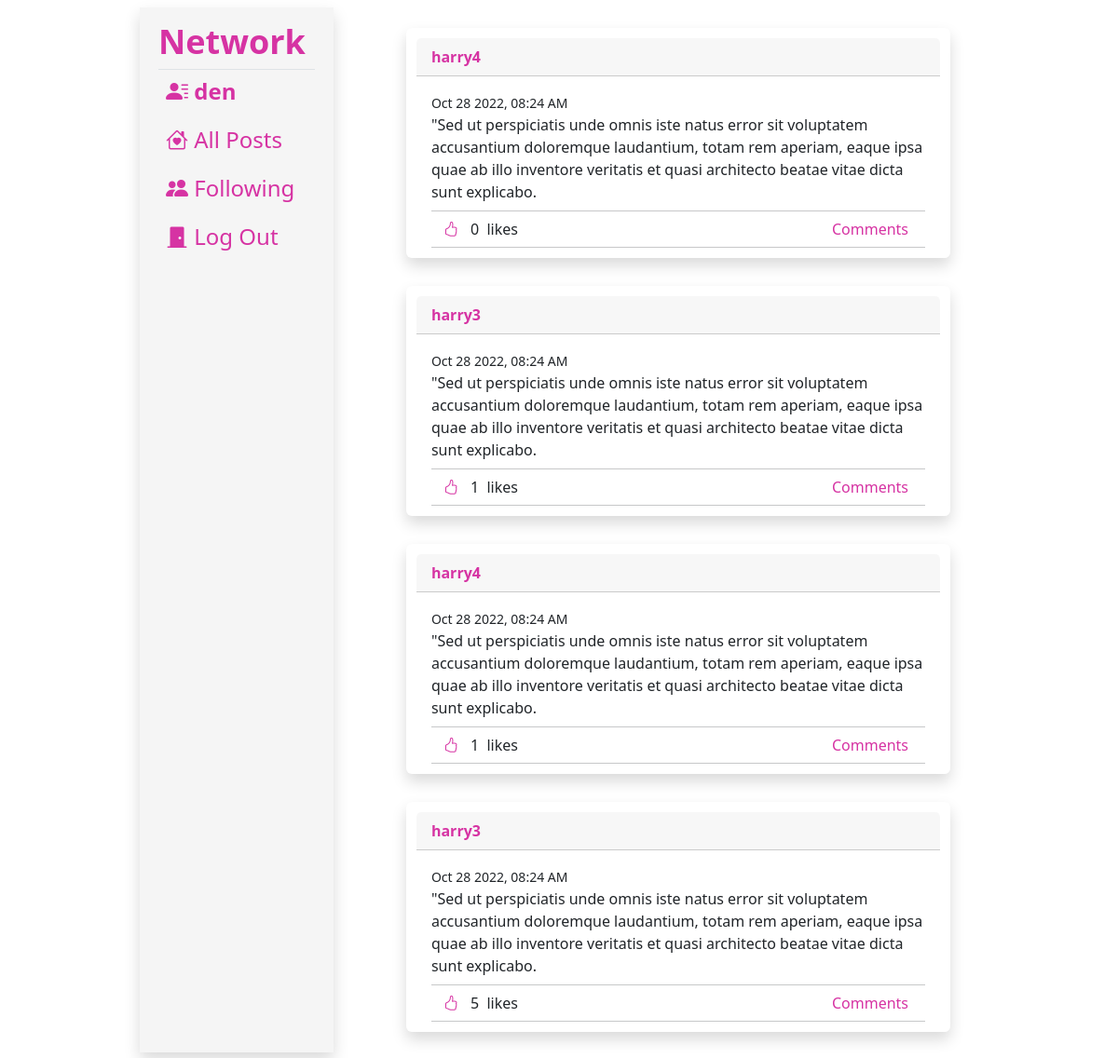
/users/following (signed in), run on the app's committed database.
### network/models.py (models this page shows)
class User(AbstractUser):
    pass

class Post(models.Model):
    sender = models.ForeignKey(User, on_delete=models.CASCADE, related_name="posts")
    timestamp = models.DateTimeField(auto_now_add=True)
    body_text = models.CharField(max_length=500)
    likes = models.ManyToManyField(User, related_name = 'liked_posts', blank=True)
    class Meta:
        ordering = ['-timestamp']
    def serialize(self):
        return {
            "id": self.id,
            "sender": self.sender.id,
            "sender_name": self.sender.username,
            "timestamp": self.timestamp.strftime("%b %d %Y, %I:%M %p"),
            "body_text": self.body_text,
            "likes": [user.id for user in self.likes.all()],
            'likes_count': self.likes.all().count(),
            'comments': [com.serialize() for com in self.post_comments.all()]
        }

### network/views.py (the view)
# urls.py: path("users/following", views.following_page, name="following_page"),
@csrf_exempt
def following_page(request):
    if request.user.is_authenticated:
        if request.method == 'GET':
            user = request.user
            my_profil = Profil.objects.get(pk=user)
            following_users = my_profil.following.all()
            posts = [Post.objects.filter(sender=following_user.id) for following_user in following_users]
            posts_not_nested = [obj for post in posts for obj in post]
            posts_not_nested.sort(key=lambda x: x.timestamp, reverse=True)
            all_posts = [item.serialize() for item in posts_not_nested]
            paginator = Paginator(all_posts, 10)
            page_number = request.GET.get('page')
            page_obj = paginator.get_page(page_number)
            return render(request, "network/following_page.html", {
                'page_obj': page_obj,
                "img": my_profil.image
            })
        else:
            return HttpResponseNotFound("Sorry only GET method is supported")
    else:
        return HttpResponseRedirect(reverse("login"))

### network/models.py (called while the page is built)
    def serialize(self):
        return {
            "id": self.id,
            "sender": self.sender.id,
            "post_id": self.post.id,
            "sender_name": self.sender.username,
            "timestamp": self.timestamp.strftime("%b %d %Y, %I:%M %p"),
            "body_text": self.body_text,
        }

### network/templates/network/following_page.html (shortened to what this page needs)
{% extends "network/layout.html" %}
{% load static %}
{% block body %}
<div class="page">
    <div id="container_posts" data-person="{{ user.id }}">
        {% for item in page_obj %}
        <div class="post_item card shadow">
            <div class="card-header">
                <div><a href="{% url 'user_detail_profil' item.sender %}">{{item.sender_name}}</a></div>
            </div>
            <div class="card-body">
                <div><small>{{item.timestamp}}</small></div>
                <div>{{item.body_text}}</div>
                <hr>
                <div class="like_comments">
                    <div class="like_btn_comment_name">
                        <div class="like_button">
                            <form id="{{item.id}}" class="form_add_like" >
                                <button id="" class="btn btn-outline-info" type="submit" data-person_id="{{item.sender}}" data-post_id="{{item.id}}"><i class="bi bi-hand-thumbs-up"></i></button>
                            </form>
                            <div id="count{{item.id}}">{{item.likes_count}}</div>
                            <div>&nbsp likes</div>
                        </div>
                        <div class="comments_name" data-post_id="{{item.id}}">
                            <button type="button" class="btn btn-outline-info">Comments</button>
                        </div>
                    </div>
                </div>
                <hr class="hr_bottom">
            </div>
        </div>
        {% endfor %}
    </div>
</div>
{% endblock %}

### network/templates/network/layout.html (shortened to what this page needs)
{% load static %}
<!DOCTYPE html>
<html lang="en">
    <head>
        <link href="https://cdn.jsdelivr.net/npm/bootstrap@5.2.2/dist/css/bootstrap.min.css" rel="stylesheet">
        <link rel="stylesheet" href="https://cdn.jsdelivr.net/npm/bootstrap-icons@1.9.1/font/bootstrap-icons.css">
        <link href="{% static 'network/styles.css' %}" rel="stylesheet">
    </head>
    <body class="d-flex justify-content-center">
        <div class="container d-flex flex-column flex-md-row ">
            <nav class="navbar navbar-expand-md navbar-light d-flex flex-md-column" >
                <div class="collapse navbar-collapse w-100 align-items-baseline shadow" id="navbarSupportedContent">
                    <ul class="navbar-nav w-90 flex-md-column text-center text-md-start">
                        <li class="nav-item">
                            <a class="navbar-brand border-bottom" href="{% url 'index' %}">Network</a>
                        </li>
                        {% if user.is_authenticated %}
                            <li class="nav-item" id="user" >
                                <a class="nav-link" href="{% url 'user_detail_profil' user.id %}" value="{{ user.id }}" aria-current="page"><strong><i class="bi bi-person-lines-fill"></i>&nbsp;{{ user.username }}</strong></a>
                            </li>
                        {% endif %}
                        <li class="nav-item">
                            <a class="nav-link" href="{% url 'index' %}" id="all_post"><i class="bi bi-house-heart"></i>&nbsp;All Posts</a>
                        </li>
                        {% if user.is_authenticated %}
                            <li class="nav-item">
                                <a class="nav-link" href="{% url 'following_page' %}" id="following_nav"><i class="bi bi-people-fill"></i>&nbsp;Following</a>
                            </li>
                            <li class="nav-item">
                                <a class="nav-link" href="{% url 'logout' %}"><i class="bi bi-door-closed-fill"></i>&nbsp;Log Out</a>
                            </li>
                        {% endif %}
                    </ul>
                </div>
            </nav>
            <main class="ps-0 ps-md-5 flex-grow-1 align-items-center justify-content-center">
                <div>
                    {% block body %}
                    {% endblock %}
                </div>
            </main>
        </div>
    </body>
</html>

### network/static/network/styles.css (style rules this page uses)
.container { max-width: 900px; margin-left: 0; margin-right: 0; padding-left: 0; padding-right: 0; }
.collapse { padding-left: 20px; padding-right: 20px; }
.navbar-expand-md .navbar-nav .nav-link, .navbar-brand { padding-right: 10px; }
.navbar-brand { font-size: 3vw; margin-right: 0; }
.nav-link { font-size: 2vw; }
#navbarSupportedContent { background-color: rgba(0, 0, 0, 0.04); margin-top: 0; padding-top: 10px; }
.navbar-brand, .nav-link { color: #D633A3; }
a { text-decoration: none; color: #D633A3; font-weight: bold; }
.card { margin: 30px; padding: 10px; border-color: transparent; }
.card-header, .like_button, .like_btn_comment_name { display: flex; align-items: center; justify-content: space-between; }
.card-body { padding-bottom: 0; }
.like_button { margin: 0; }
.like_comments { margin: 0px 5px 0px 0px; }
.btn-outline-info { --bs-btn-border-color: transparent; --bs-btn-focus-shadow-rgb: 13,202,240; --bs-btn-active-color: white; --bs-btn-active-bg: #D633A3; --bs-btn-active-border-color: #D633A3; }
hr { margin: 0.5rem 0; }
.btn-outline-info { --bs-btn-color: #D633A3; --bs-btn-hover-bg: #d633a3; --bs-btn-hover-border-color:var(--bs-btn-bg); --bs-btn-hover-color: white; }
hr { margin-bottom: 0; }
.hr_bottom { margin-top: 0; margin-bottom: 0; }
.comments_name { color: #D633A3; }

### data on the page
User: username "den"
User: sender_name "harry4" "harry4"
Post: body_text "\"Sed ut perspiciatis unde omnis iste natus error sit voluptatem accusantium doloremque laudantium, totam rem aperiam, eaque ipsa quae ab illo inventore veritatis et quasi architecto beatae vitae dicta sunt explicabo."
User: sender_name "harry3" "harry3"
Post: body_text "\"Sed ut perspiciatis unde omnis iste natus error sit voluptatem accusantium doloremque laudantium, totam rem aperiam, eaque ipsa quae ab illo inventore veritatis et quasi architecto beatae vitae dicta sunt explicabo."
Post: body_text "\"Sed ut perspiciatis unde omnis iste natus error sit voluptatem accusantium doloremque laudantium, totam rem aperiam, eaque ipsa quae ab illo inventore veritatis et quasi architecto beatae vitae dicta sunt explicabo."
Post: body_text "\"Sed ut perspiciatis unde omnis iste natus error sit voluptatem accusantium doloremque laudantium, totam rem aperiam, eaque ipsa quae ab illo inventore veritatis et quasi architecto beatae vitae dicta sunt explicabo."

### other printed values
{{ item.timestamp }} "Oct 28 2022, 08:24 AM" "Oct 28 2022, 08:24 AM" "Oct 28 2022, 08:24 AM" "Oct 28 2022, 08:24 AM"
{{ item.likes_count }} "0" "1" "1" "5"
